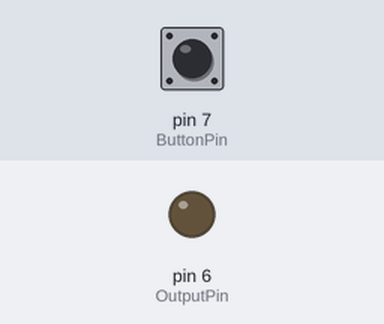
Bench run of a sketch on a simulated Arduino Uno, built with avr-gcc and run on an emulated ATmega328P. Parts: output pins drawn as LEDs (lit = HIGH). Inputs (shaded band) come from the test bench; at power-on: pin 7 (ButtonPin) HIGH.

Above: at 1.2 s.
1.3 s: pin 7 (ButtonPin) pulled LOW for 0.15 s
At 2.15 s:
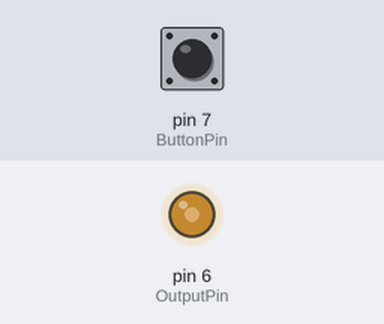
4.3 s: pin 7 (ButtonPin) pulled LOW for 1 s
At 4.6 s:
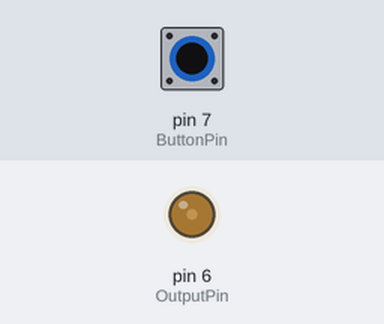
Timing chart, 0 to 11.4 s (numbered marks = the images above; inputs shaded):
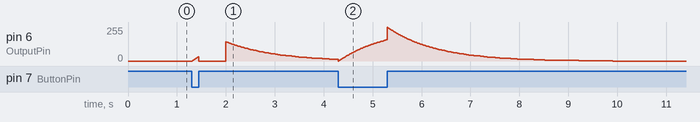

The sketch:

Motor_Control.ino
```cpp
#include "ControlLib.h"

#define ButtonPin 7
#define OutputPin 6

Controler controler;

void setup()
{
  pinMode(ButtonPin , INPUT_PULLUP);
  pinMode(OutputPin , OUTPUT);

Serial.begin(9600);
}

void loop()
{
  bool ButtonState = false;
  int PT1Value = 0 , DT1Value = 0;
  ButtonState = !digitalRead(ButtonPin);

  PT1Value = (int)controler.PT1(ButtonState);
  DT1Value = (int)controler.DT1(!ButtonState);
  PT1Value = map(PT1Value,0,100,0,255);
  DT1Value = map(DT1Value,0,100,0,255);

  analogWrite(OutputPin , PT1Value + DT1Value);
}
```

ControlLib.cpp
```cpp
#include "ControlLib.h"

float Controler::PT1(bool State)
{
  TimeType Time;
  if(!State)
  {
    this->_TimeNowPT1 = millis();
    return 0;
  }
  else Time = millis() - this->_TimeNowPT1;
  return kp*(1-exp(-(Time/T)));
}

float Controler::DT1(bool State)
{
  TimeType Time;
  if(!State)
  {
    this->_TimeNowDT1 = millis();
    return 0;
  }
  else Time = millis() - this->_TimeNowDT1;
  if(millis() > 2*T) return (kd/T)*exp(-(Time/T));
  else return 0;
}
```

ControlLib.h
```cpp
#include "MyNames.h"
#include <Arduino.h>

using namespace Constants;
using namespace Datatypes;


class Controler
{
  public:
    float PT1(bool State);
    float DT1(bool State);
  private:
    TimeType _TimeNowPT1;
    TimeType _TimeNowDT1;
};
```

MyNames.h
```cpp
namespace Constants
{
  constexpr float kp = 100.0F;
  constexpr float T = 1000.0F;
  constexpr float kd = 100000.0F;
}

namespace Datatypes
{
  typedef unsigned long TimeType;
}
```
